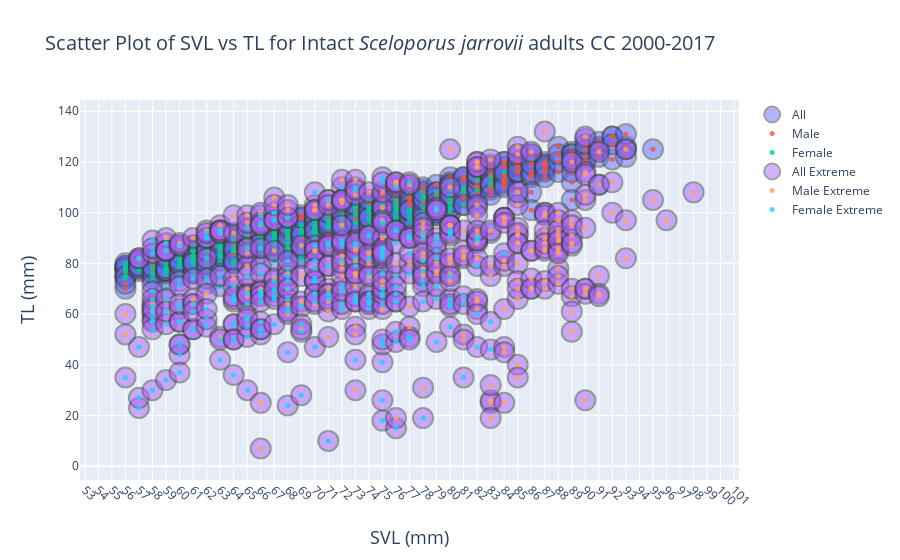

Here is the notebook cell this chart was saved with:
### Code cell
male = go.Scatter(x=dfPred.loc[(dfPred.extremeRatio==False)&(dfPred.sex=='m')].sort_values('svl')['svl'],
          y=dfPred.loc[(dfPred.extremeRatio==False)&(dfPred.sex=='m')].sort_values('svl')['tl'],
                  name = 'Male',mode='markers',marker=dict(size=5,opacity=0.8))
female = go.Scatter(x=dfPred.loc[(dfPred.extremeRatio==False)&(dfPred.sex=='f')].sort_values('svl')['svl'],
          y=dfPred.loc[(dfPred.extremeRatio==False)&(dfPred.sex=='f')].sort_values('svl')['tl'],
                    name = 'Female',mode='markers',marker=dict(size=5,opacity=0.8))
All = go.Scatter(x=dfPred.loc[(dfPred.extremeRatio==False)].sort_values('svl')['svl'],
          y=dfPred.loc[(dfPred.extremeRatio==False)].sort_values('svl')['tl'],
                    name = 'All',mode='markers',marker=dict(size=20,opacity=0.5,line=dict(width=2)))
maleOut = go.Scatter(x=dfPred.loc[(dfPred.extremeRatio!=False)&(dfPred.sex=='m')].sort_values('svl')['svl'],
          y=dfPred.loc[(dfPred.extremeRatio!=False)&(dfPred.sex=='m')].sort_values('svl')['tl'],
                  name = 'Male Extreme',mode='markers',marker=dict(size=5,opacity=0.8))
femaleOut = go.Scatter(x=dfPred.loc[(dfPred.extremeRatio!=False)&(dfPred.sex=='f')].sort_values('svl')['svl'],
          y=dfPred.loc[(dfPred.extremeRatio!=False)&(dfPred.sex=='f')].sort_values('svl')['tl'],
                    name = 'Female Extreme',mode='markers',marker=dict(size=5,opacity=0.8))
AllOut = go.Scatter(x=dfPred.loc[(dfPred.extremeRatio!=False)].sort_values('svl')['svl'],
          y=dfPred.loc[(dfPred.extremeRatio!=False)].sort_values('svl')['tl'],
                    name = 'All Extreme',mode='markers',marker=dict(size=20,opacity=0.5,line=dict(width=2)))

data = [All,male,female,AllOut,maleOut,femaleOut]
layout = go.Layout(
    title = 'Scatter Plot of SVL vs TL for Intact <i>Sceloporus jarrovii</i> adults CC 2000-2017',
    titlefont = dict(
        size = 20),
    xaxis = dict(
        tickangle=45,
        dtick = 1,
        title = 'SVL (mm)',
        titlefont = dict(
            size = 18)),
    yaxis = dict(
        title = 'TL (mm)',
#         tickformat = ".0%",
        titlefont = dict(
            size = 18))
)

fig = go.Figure(
        data = data,
        layout = layout)
# fig.update_xaxes(range=[0,dfPred.loc[(dfPred.autotomized==False)]['count'].describe()['max']+1])
# fig.update_yaxes(range=[0,1])

iplot(fig, filename = 'Scatter Plot of SVL vs TL for Intact Sceloporus jarrovii adults CC 2000-2017 56 plus.html')
plot(fig, filename = 'Scatter Plot of SVL vs TL for Intact Sceloporus jarrovii adults CC 2000-2017 56 plus.html')

### Figure 1 — Plotly figure (JSON) as saved in the notebook; plotly's stock layout.template omitted (floating-point values rounded to 4 significant figures; data arrays with more than 128 entries replaced by an {"elided": "..."} marker saying what was removed)
{"data": [{"marker": {"line": {"width": 2}, "opacity": 0.5, "size": 20}, "mode": "markers", "name": "All", "type": "scatter", "x": {"elided": "621 int values"}, "y": {"elided": "621 int values"}}, {"marker": {"opacity": 0.8, "size": 5}, "mode": "markers", "name": "Male", "type": "scatter", "x": {"elided": "266 int values"}, "y": {"elided": "266 int values"}}, {"marker": {"opacity": 0.8, "size": 5}, "mode": "markers", "name": "Female", "type": "scatter", "x": {"elided": "355 int values"}, "y": {"elided": "355 int values"}}, {"marker": {"line": {"width": 2}, "opacity": 0.5, "size": 20}, "mode": "markers", "name": "All Extreme", "type": "scatter", "x": {"elided": "480 int values"}, "y": {"elided": "480 int values"}}, {"marker": {"opacity": 0.8, "size": 5}, "mode": "markers", "name": "Male Extreme", "type": "scatter", "x": {"elided": "242 int values"}, "y": {"elided": "242 int values"}}, {"marker": {"opacity": 0.8, "size": 5}, "mode": "markers", "name": "Female Extreme", "type": "scatter", "x": {"elided": "238 int values"}, "y": {"elided": "238 int values"}}], "layout": {"title": {"font": {"size": 20}, "text": "Scatter Plot of SVL vs TL for Intact <i>Sceloporus jarrovii</i> adults CC 2000-2017"}, "xaxis": {"dtick": 1, "tickangle": 45, "title": {"font": {"size": 18}, "text": "SVL (mm)"}}, "yaxis": {"title": {"font": {"size": 18}, "text": "TL (mm)"}}}}
